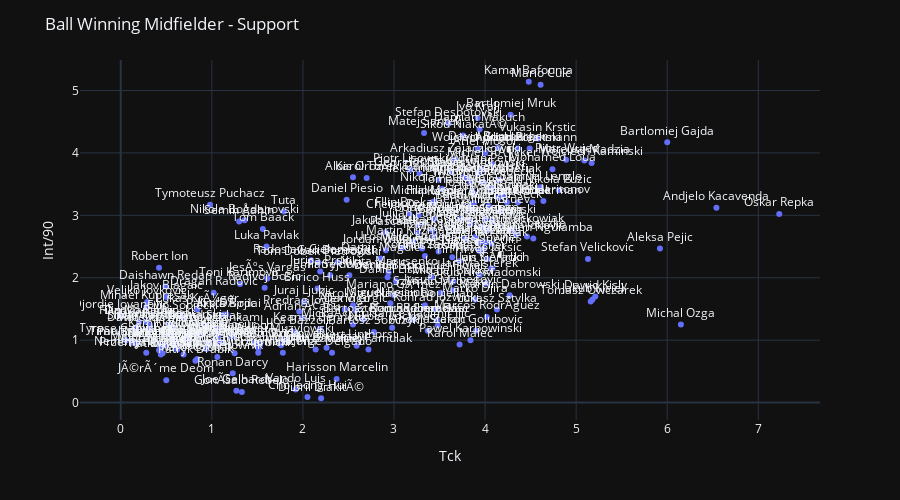

The code cell stored with this chart in its notebook:
### Code cell
fig = px.scatter(df1, x="Tck", y="Int/90", text="Name", log_x=False, size_max=60)
fig.update_traces(textposition='top center')
fig.update_layout(
    height=500,
   )
for template in ["plotly_dark"]:
    fig.update_layout(template=template, title="Ball Winning Midfielder - Support")
fig.show()

### Figure 1 — Plotly figure (JSON) as saved in the notebook; plotly's stock layout.template omitted (floating-point values rounded to 4 significant figures; data arrays with more than 128 entries replaced by an {"elided": "..."} marker saying what was removed)
{"data": [{"hovertemplate": "Tck=%{x}<br>Int/90=%{y}<br>Name=%{text}<extra></extra>", "legendgroup": "", "marker": {"color": "#636efa", "symbol": "circle"}, "mode": "markers+text", "name": "", "showlegend": false, "text": {"elided": "272 str values"}, "textposition": "top center", "type": "scatter", "x": {"elided": "272 str values"}, "xaxis": "x", "y": {"elided": "272 str values"}, "yaxis": "y"}], "layout": {"height": 500, "legend": {"tracegroupgap": 0}, "margin": {"t": 60}, "title": {"text": "Ball Winning Midfielder - Support"}, "xaxis": {"anchor": "y", "domain": [0, 1], "title": {"text": "Tck"}}, "yaxis": {"anchor": "x", "domain": [0, 1], "title": {"text": "Int/90"}}}}
